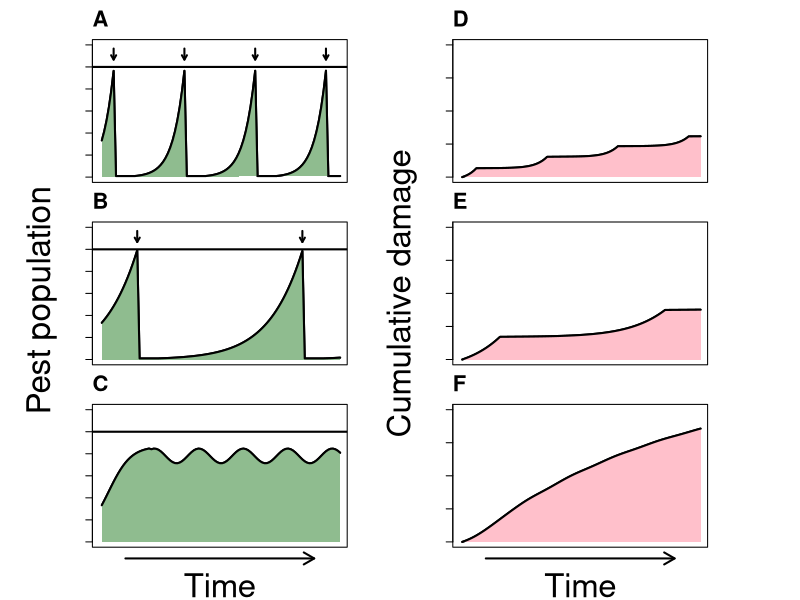
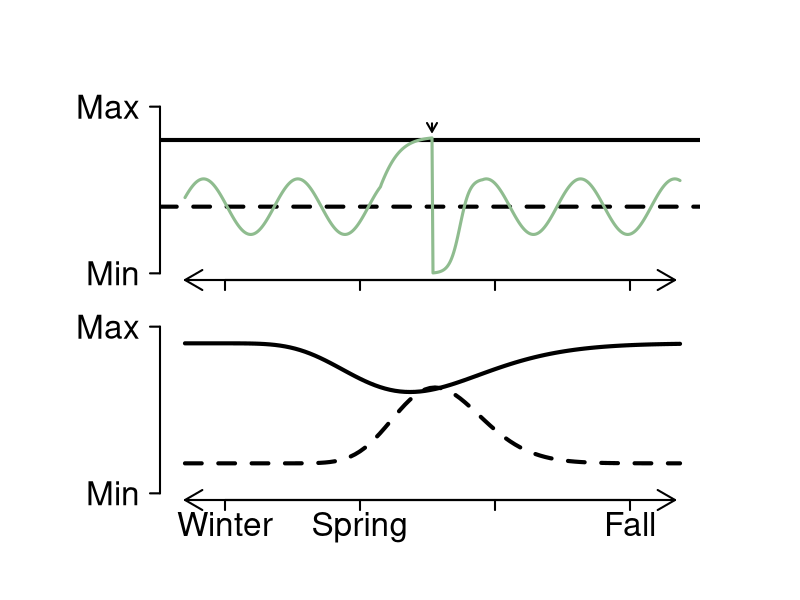

These charts were generated, in order, by the following R code:
sam_th100 <- function(t, th) {
  
  res = 0
  
  pop <- rep(NA, length(t))
  pop[1] <- 5
  
  dama <- rep(NA, length(t))
  dama[1] <- 0
  
  dama1 <- rep(NA, length(t))
  dama1[1] <- 0
  
  apl <- 0
  
  for(i in 1: length(t)) {
    
    pop[i+1] <- pop[i] * (1 + 0.25 * (1 - (pop[i] / 150)))
    if(pop[i+1] >= th) {
      apl <- which(pop >= th)
      res = 8
    }
    
    if(i <= (apl[length(apl)] + res - 1)) {
      pop[i+1] <- pop[apl[length(apl)] - 1] * 0.01
    }
    dama[i+1] <- (pop[i] * 0.001)
    dama1[i+1] <- dama1[i] + (dama[i+1] * (1 - (dama1[i] / 1)))
  }
  
  
  list(pop, dama1)
  
}



sam_th100_A <- function(t, th) {
  
  res = 0
  
  pop <- rep(NA, length(t))
  pop[1] <- 5
  
  dama <- rep(NA, length(t))
  dama[1] <- 0
  
  dama1 <- rep(NA, length(t))
  dama1[1] <- 0
  
  apl <- 0
  
  for(i in 1: length(t)) {
    
    pop[i+1] <- pop[i] * (1 + 0.08 * (1 - (pop[i] / 150)))
    if(pop[i+1] >= th) {
      apl <- which(pop >= th)
      res = 8
    }
    
    if(i <= (apl[length(apl)] + res - 1)) {
      pop[i+1] <- pop[apl[length(apl)] - 1] * 0.01
    }
    dama[i+1] <- (pop[i] * 0.001)
    dama1[i+1] <- dama1[i] + (dama[i+1] * (1 - (dama1[i] / 1)))
  }
  
  
  list(pop, dama1)
  
}




sam_th100_B <- function(t, th) {
  
  res = 0
  
  pop <- rep(NA, length(t))
  pop[1] <- 5
  
  dama <- rep(NA, length(t))
  dama[1] <- 0
  
  dama1 <- rep(NA, length(t))
  dama1[1] <- 0
  
  apl <- 0
  
  for(i in 1: length(t)) {
    
    if(i < 21) {
      pop[i+1] <- pop[i] * (1 + 0.2 * (1 - (pop[i] / 13)))
    } else {
      pop[i+1] <- 11.7 + sin(i/3 + 13)
    }
    
    
    
    if(pop[i+1] >= th) {
      apl <- which(pop >= th)
      res = 8
    }
    
    if(i <= (apl[length(apl)] + res - 1)) {
      pop[i+1] <- pop[apl[length(apl)] - 1] * 0.01
    }
    dama[i+1] <- (pop[i] * 0.001)
    dama1[i+1] <- dama1[i] + (dama[i+1] * (1 - (dama1[i] / 1)))
  }
  
  
  list(pop, dama1)
  
}














par(mfrow = c(3, 2), oma = c(2, 4, 2, 2))



par(mar = c(2, 3, 1, 5))

plot(seq(0, 101), sam_th100(seq(0, 100), th = 15)[[1]], xlab = "", 
     ylab = "", cex.lab = 2, type = "l", 
     cex.axis = 2, lwd  = 2, xlim = c(0, 100), ylim = c(0, 18), yaxt = "n", xaxt = "n")
polygon(x = c(0, seq(0, 101)), y = c(0, sam_th100(seq(0, 100), th = 15)[[1]]), col  = "darkseagreen", border = F)

lines(seq(0, 101), sam_th100(seq(0, 100), th = 15)[[1]], lwd = 2)

arrows(c(5, 35, 65, 95), 17.5, c(5, 35, 65, 95), 16, length = 0.05, xpd = TRUE, lwd  = 2)

axis(side = 2, at = seq(0, 18, 3), labels = NA)

abline(h = 15, lwd  = 2)
title(main = "A", xpd = NA, cex.main = 2, adj = 0, line = 1)


par(mar = c(2, 3, 1, 5))
plot(seq(0, 101), sam_th100(seq(0, 100), th = 15)[[2]], xlab = "", 
     ylab = "", cex.lab = 2, type = "l", 
     cex.axis = 2, lwd  = 2, xlim = c(0, 100), ylim = c(0, 0.8), yaxt = "n", xaxt = "n")
polygon(x = c(0, seq(0, 101), 101), y = c(0, sam_th100(seq(0, 100), th = 15)[[2]], 0), col  = "pink", border = F)

axis(side = 2, at = seq(0, 1, 0.2), labels = NA)
lines(seq(0, 101), sam_th100(seq(0, 100), th = 15)[[2]], lwd = 2)
title(main = "D", xpd = NA, cex.main = 2, adj = 0, line = 1)





par(mar = c(2, 3, 1, 5))
plot(seq(0, 101), sam_th100_A(seq(0, 100), th = 15)[[1]], xlab = "", 
     ylab = "", cex.lab = 2, type = "l", 
     cex.axis = 2, lwd  = 2, xlim = c(0, 100), ylim = c(0, 18), yaxt = "n", xaxt = "n")
polygon(x = c(0, seq(0, 101), 101), y = c(0, sam_th100_A(seq(0, 100), th = 15)[[1]], 0), col  = "darkseagreen", border = F)

lines(seq(0, 101), sam_th100_A(seq(0, 100), th = 15)[[1]], lwd = 2)

arrows(c(15, 85), 17.5, c(15, 85), 16, length = 0.05, xpd = TRUE, lwd  = 2)

abline(h = 15, lwd  = 2)
axis(side = 2, at = seq(0, 18, 3), labels = NA)
title(main = "B", xpd = NA, cex.main = 2, adj = 0, line = 1)

par(mar = c(2, 3, 1, 5))
plot(seq(0, 101), sam_th100_A(seq(0, 100), th = 15)[[2]], xlab = "", 
     ylab = "Cumulative damage", cex.lab = 3, type = "l", 
     cex.axis = 2, lwd  = 2, xlim = c(0, 100), ylim = c(0, 0.8), yaxt = "n", xaxt = "n", xpd = NA)
polygon(x = c(0, seq(0, 101), 101), y = c(0, sam_th100_A(seq(0, 100), th = 15)[[2]], 0), col  = "pink", border = F)
axis(side = 2, at = seq(0, 1, 0.2), labels = NA)
lines(seq(0, 101), sam_th100_A(seq(0, 100), th = 15)[[2]], lwd = 2)
title(main = "E", xpd = NA, cex.main = 2, adj = 0, line = 1)




f3 <- sam_th100_B(seq(0, 100), th = 35)[[1]]

par(mar = c(2, 3, 1, 5))
plot(seq(0, 101), f3, xlab = "Time", 
     ylab = "", cex.lab = 2, type = "l", 
     cex.axis = 2, lwd  = 2, xlim = c(0, 100), ylim = c(0, 18), yaxt = "n", xaxt = "n", xpd = NA, cex.lab = 3)
polygon(x = c(0, seq(0, 101), 101), y = c(0, f3, 0), col  = "darkseagreen", border = F)

lines(seq(0, 101), f3, lwd = 2)

abline(h = 15, lwd  = 2)
axis(side = 2, at = seq(0, 18, 3), labels = NA)
arrows(10, -2.25, 90, -2.25, length = 0.12, xpd = TRUE, lwd  = 2)
title(main = "C", xpd = NA, cex.main = 2, adj = 0, line = 1)



f3a <- sam_th100_B(seq(0, 100), th = 35)[[2]]

par(mar = c(2, 3, 1, 5))
plot(seq(0, 101), f3a, xlab = "Time", 
     ylab = "", cex.lab = 2, type = "l", 
     cex.axis = 2, lwd  = 2, xlim = c(0, 100), ylim = c(0, 0.8), yaxt = "n", xaxt = "n", xpd = NA, cex.lab = 3)
polygon(x = c(0, seq(0, 101), 101), y = c(0, f3a, 0), col  = "pink", border = F)
axis(side = 2, at = seq(0, 1, 0.2), labels = NA)
lines(seq(0, 101), f3a, lwd = 2)
arrows(10, -0.1, 90, -0.1, length = 0.12, xpd = TRUE, lwd  = 2)
title(main = "F", xpd = NA, cex.main = 2, adj = 0, line = 1)

mtext("Pest population", side = 2, outer = TRUE, cex = 2)

#mtext("Cumulative damage", side = 2, outer = TRUE, cex = 2, line = -42, xpd = NA)




log3 <- function(x){
  0.568/(1+exp(-1*(x-56)))
}


log2 <- function(x){
  0.82/(1+exp(-0.4*(x-38.7)))
}


par(mfrow = c(2, 1))



par(mar = c(1, 4, 3, 3))
plot(1000, 1000, xlim = c(0, 100), ylim = c(0, 1), xlab = "", ylab = "", xaxt = "n", yaxt = "n", bty = "n")


axis(side = 1, at = c(9, 36, 63, 90), labels = NA, lwd  = 2, cex.axis = 2)
axis(side = 2, at = c(0, 1), labels = c("Min", "Max"), lwd  = 2, cex.axis = 2, las = 2)

arrows(1, -0.04, 99, -0.04, length = 0.2, xpd = TRUE, lwd  = 2, code = 3)

abline(h = 0.8, lwd = 4)
abline(h = 0.4, lwd = 4, lty = 2)


lines(seq(1, 100, length.out = 500), c(0.4+sin(seq(1, 100, length.out = 500)[1:198]/3)/6,
                                       log2(seq(1, 100, length.out = 500)[199:250]),
                                       log3(seq(1, 100, length.out = 500)[251:300]),
                                       0.4+sin(seq(1, 100, length.out = 500)[301:500]/3)/6),
      lwd = 3, col = "darkseagreen")

arrows(50.4, 0.9, 50.4, 0.85, length = 0.1, xpd = TRUE, lwd  = 2)



par(mar = c(3, 4, 1, 3))

plot(1000, 1000, xlim = c(0, 100), ylim = c(0, 0.1), xlab = "", ylab = "", xaxt = "n", yaxt = "n", bty = "n")


axis(side = 1, at = c(9, 36, 63, 90), labels = c("Winter", "Spring", "Summer", "Fall"), lwd  = 2, cex.axis = 2)
axis(side = 2, at = c(0, 0.1), labels = c("Min", "Max"), lwd  = 2, cex.axis = 2, las = 2)

arrows(1, -0.004, 99, -0.004, length = 0.2, xpd = TRUE, lwd  = 2, code = 3)



lines(seq(1, 100), 0.018+dgamma(seq(1, 100), shape = 35, scale = 1.5),
      lwd = 4, lty = 2)


lines(seq(1, 100), 0.09-dgamma(seq(1, 100), shape = 12.5, scale = 4),
      lwd = 4)




